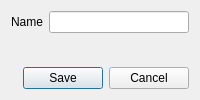
<?xml version="1.0" encoding="UTF-8"?>
<ui version="4.0">
 <class>SignatureEditor</class>
 <widget class="QWidget" name="SignatureEditor">
  <layout class="QVBoxLayout" name="layout">
   <item>
    <layout class="QFormLayout" name="nameRow">
     <item row="0" column="0">
      <widget class="QLabel" name="nameLabel">
       <property name="text">
        <string>Name</string>
       </property>
       <property name="buddy">
        <cstring>name</cstring>
       </property>
      </widget>
     </item>
     <item row="0" column="1">
      <widget class="QLineEdit" name="name">
       <property name="maxLength">
        <number>100</number>
       </property>
      </widget>
     </item>
    </layout>
   </item>
   <item>
    <widget class="QWidget" name="text" />
   </item>
   <item>
    <widget class="QLabel" name="status">
     <property name="wordWrap">
      <bool>true</bool>
     </property>
    </widget>
   </item>
   <item>
    <widget class="QDialogButtonBox" name="buttons">
     <property name="standardButtons">
      <set>QDialogButtonBox::Cancel|QDialogButtonBox::Save</set>
     </property>
    </widget>
   </item>
  </layout>
 </widget>
 <resources />
 <connections />
</ui>
